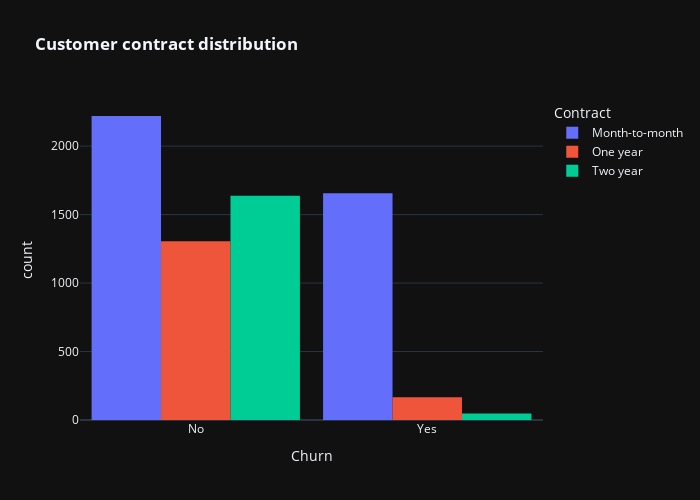

Here is the notebook cell this chart was saved with:
### Code cell
fig = px.histogram(df, x="Churn", color="Contract", barmode="group", title="<b>Customer contract distribution<b>")
fig.update_layout(width=700, height=500, bargap=0.1)
fig.show()

### Figure 1 — Plotly figure (JSON) as saved in the notebook; plotly's stock layout.template omitted (floating-point values rounded to 4 significant figures; data arrays with more than 128 entries replaced by an {"elided": "..."} marker saying what was removed)
{"data": [{"alignmentgroup": "True", "bingroup": "x", "hovertemplate": "Contract=Month-to-month<br>Churn=%{x}<br>count=%{y}<extra></extra>", "legendgroup": "Month-to-month", "marker": {"color": "#636efa", "pattern": {"shape": ""}}, "name": "Month-to-month", "offsetgroup": "Month-to-month", "orientation": "v", "showlegend": true, "x": {"elided": "3875 str values"}, "xaxis": "x", "yaxis": "y", "type": "histogram"}, {"alignmentgroup": "True", "bingroup": "x", "hovertemplate": "Contract=One year<br>Churn=%{x}<br>count=%{y}<extra></extra>", "legendgroup": "One year", "marker": {"color": "#EF553B", "pattern": {"shape": ""}}, "name": "One year", "offsetgroup": "One year", "orientation": "v", "showlegend": true, "x": {"elided": "1472 str values"}, "xaxis": "x", "yaxis": "y", "type": "histogram"}, {"alignmentgroup": "True", "bingroup": "x", "hovertemplate": "Contract=Two year<br>Churn=%{x}<br>count=%{y}<extra></extra>", "legendgroup": "Two year", "marker": {"color": "#00cc96", "pattern": {"shape": ""}}, "name": "Two year", "offsetgroup": "Two year", "orientation": "v", "showlegend": true, "x": {"elided": "1685 str values"}, "xaxis": "x", "yaxis": "y", "type": "histogram"}], "layout": {"xaxis": {"anchor": "y", "domain": [0.0, 1.0], "title": {"text": "Churn"}}, "yaxis": {"anchor": "x", "domain": [0.0, 1.0], "title": {"text": "count"}}, "legend": {"title": {"text": "Contract"}, "tracegroupgap": 0}, "title": {"text": "<b>Customer contract distribution<b>"}, "barmode": "group", "width": 700, "height": 500, "bargap": 0.1}}
